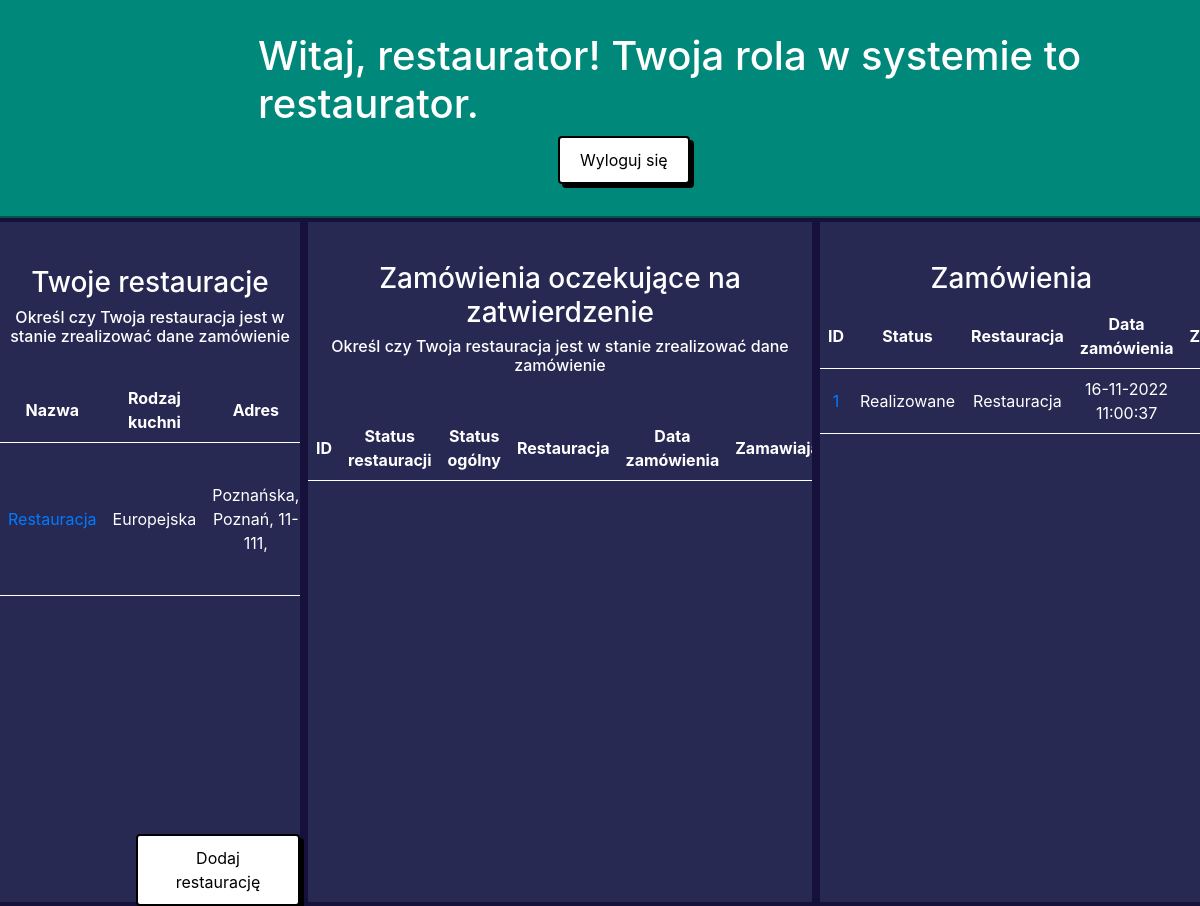
Page /dashboard/ (signed in) on the committed database.
### app/models.py (models this page shows, shortened)
class CustomUser(AbstractUser):
    USER_ROLE = [
        ('customer', 'klient', ),
        ('restaurant', 'restaurator'),
        ('supplier', 'dostawca'),
    ]
    user_role = models.CharField(max_length=30, choices=USER_ROLE)

class Restaurant(models.Model):
    name = models.CharField(max_length=50)
    category = models.CharField(max_length=30, choices=CUISINE_CATEGORY)
    address_city = models.CharField(max_length=30)
    address_street = models.CharField(max_length=30)
    address_postalcode = models.CharField(max_length=6)
    description = models.CharField(max_length=200)
    owner = models.ForeignKey(settings.AUTH_USER_MODEL, on_delete=models.DO_NOTHING)
    slug = models.SlugField(max_length=255, unique=True, null=True)

class Order(models.Model):
    order_status = models.CharField(max_length=50, choices=ORDER_STATUS, default='awaiting')
    restaurant_acceptance = models.CharField(max_length=30, choices=ACCEPTANCE_DECISION, default='awaiting')
    supplier_acceptance = models.CharField(max_length=30, choices=ACCEPTANCE_DECISION, default='awaiting')
    ordered_user = models.ForeignKey('CustomUser', null=True, related_name="ordered_user", on_delete=models.DO_NOTHING)
    delivery_address = models.CharField(max_length=60, null=True)
    restaurant = models.ForeignKey('Restaurant', null=True, on_delete=models.DO_NOTHING)
    supplier = models.ForeignKey('CustomUser', null=True, related_name='supplier', on_delete=models.DO_NOTHING)
    created_on = models.DateTimeField(auto_now_add=True)
    price = models.DecimalField(max_digits=7, decimal_places=2)
    items = models.ManyToManyField('Dish', related_name='order', blank=True)
    review = models.ForeignKey('Review', null=True, on_delete=models.DO_NOTHING)

### app/views.py (the view, shortened to what this page needs)
# urls.py: path('dashboard/', views.dashboard, name='dashboard'),
@login_required
def dashboard(request):
    args = {}
    args['user_role'] = request.user.user_role
    args['user_name'] = request.user.first_name
    args['user_surname'] = request.user.last_name
    role = args['user_role']
    if role == 'restaurant':
        args['restaurants'] = Restaurant.objects.filter(owner=request.user.id)
        user_orders = []
        all_orders = Order.objects.all()
        for order in all_orders:
            for restaurant in args['restaurants']:
                if order.restaurant == restaurant:
                    user_orders.append(order)
        args['orders'] = user_orders
        return render(request, 'dashboard_restaurant.html', args)
    elif role == 'customer':
        args['orders'] = Order.objects.filter(ordered_user=request.user.id)
        return render(request, 'dashboard_customer.html', args)

### app/templates/dashboard_restaurant.html (shortened to what this page needs)
{% extends 'dashboard.html' %}
  {% block content %}
      <div id="dashboard-restaurants-container">
        <div id="dashboard-restaurants">
            <h3>Twoje restauracje</h3>
            <h6>Określ czy Twoja restauracja jest w stanie zrealizować dane zamówienie</h6>
            <table class="table-restaurants">
                <tr>
                    <th>Nazwa</th>
                    <th style="width:200px;">Rodzaj kuchni</th>
                    <th>Adres</th>
                </tr>
                {% for restaurant in restaurants %}
                <tr>
                    <td><a href="./restaurant/{{ restaurant.slug }}">{{ restaurant.name }}</a></td>
                    <td>{{ restaurant.get_category_display }}</td>
                    <td>{{ restaurant.address_street }}, {{ restaurant.address_city }}, {{ restaurant.address_postalcode}},</td>
                </tr>
                {% endfor %}
            </table>
        </div>
        <a class="reg-log-button" href="./add-restaurant/"><button>Dodaj restaurację</button></a>
      </div>
      <div id="dashboard-awaiting-orders-container">
        <div id="dashboard-awaiting-orders">
            <h3>Zamówienia oczekujące na zatwierdzenie</h3>
            <h6>Określ czy Twoja restauracja jest w stanie zrealizować dane zamówienie</h6>
            <table class="table-awaiting-orders">
                <tr>
                    <th>ID</th>
                    <th>Status restauracji</th>
                    <th>Status ogólny</th>
                    <th>Restauracja</th>
                    <th>Data zamówienia</th>
                    <th>Zamawiający</th>
                </tr>
            </table>
        </div>
      </div>
     <div id="dashboard-orders-container">
        <div id="dashboard-orders">
            <h3>Zamówienia</h3>
            <table class="table-dashboard-orders">
                <tr>
                    <th>ID</th>
                    <th>Status</th>
                    <th>Restauracja</th>
                    <th>Data zamówienia</th>
                    <th>Zamawiający</th>
                </tr>
                {% for order in orders %}
                <tr>
                    <td><a href="./order/{{ order.id }}">{{ order.id }}</a></td>
                    <td>{{ order.get_order_status_display}}</td>
                    <td>{{ order.restaurant.name}}</td>
                    <td>{{ order.created_on|date:'d-m-Y H:i:s' }}</td>
                    <td>{{ order.ordered_user.first_name }} {{ order.ordered_user.last_name }}</td>
                </tr>
                {% endfor %}
            </table>
        </div>
     </div>
    {% endblock %}

### app/templates/dashboard.html (shortened to what this page needs)
{% load static %}
<!doctype html>
<html lang="en">
<head>
  <link rel="stylesheet" href="{% static 'css/style.css' %}">
  <link rel="stylesheet" href="https://stackpath.bootstrapcdn.com/bootstrap/4.3.1/css/bootstrap.min.css">
</head>
<body style="background-color: #272953">
    <div id="dashboard-header">
        <h1>Witaj, {{ user_name }}! Twoja rola w systemie to {{ user.get_user_role_display }}.</h1>
        <a class="reg-log-button" href="http://127.0.0.1:8000/logout/"><button>Wyloguj się</button></a>
    </div>
    <div id="main-container">
      {% block content %}
      {% endblock %}
    </div>
</body>
</html>

### app/static/css/style.css (style rules this page uses)
body { margin: 0; padding: 0; color: white; background-color: #272953; }
#main-container { width: 100vw; height: 86.05vh; color: white; background-color: #272953; }
.reg-log-button > button { border: 2px solid black; background-color: #FFFFFF; box-shadow: 4px 4px black; padding-left: 20px; padding-right: 20px; padding-top: 10px; padding-bottom: 10px; border-radius: 4px; }
#dashboard-header { padding-left: 21.5vw; padding-top: 4vh; padding-bottom: 4vh; background-color: #00887A; border-bottom: 2px solid #005546; color: white; }
#dashboard-header > h1 { float: left; }
#dashboard-header > .reg-log-button { margin-left: 300px; }
#dashboard-restaurants-container { float: left; background-color: #272953; padding-bottom: 20px; border-top: 4px solid #16113A; border-bottom: 4px solid #16113A; border-right: 4px solid #16113A; }
#dashboard-restaurants { overflow-x:auto; padding-top: 44px; padding-bottom: 20px; background-color: #272953; width:25vw; height: 74vh; color: white; text-align: center; }
#dashboard-restaurants-container > a > button { margin-top: 20px; margin-left: 17vh; }
td, th { border-bottom: 2px solid white; padding: 0.5rem; }
.table-restaurants { table-layout: auto; margin-top: 32px; width: 100%; margin-left: auto; margin-right: auto; text-align: center; }
#dashboard-awaiting-orders-container { float: left; background-color: #272953; padding-bottom: 20px; border: 4px solid #16113A; }
#dashboard-awaiting-orders { overflow-x:auto; padding-top: 40px; padding-bottom: 40px; background-color: #272953; width:42vw; height: 85vh; color: white; text-align: center; }
td, th { border-bottom: 2px solid #16113A; padding: 0.5rem; }
.table-awaiting-orders { table-layout: auto; margin-top: 40px; width: 100%; margin-left: auto; margin-right: auto; text-align: center; }
#dashboard-orders-container { float: left; background-color: #272953; padding-bottom: 20px; border: 4px solid #16113A; }
#dashboard-orders { overflow-x:auto; padding-top: 40px; padding-bottom: 40px; background-color: #272953; width:31.9vw; height: 85vh; color: white; text-align: center; }
td, th { border-bottom: 1px solid white; padding: 0.5rem; }
.table-restaurants > tbody > tr > td { padding-top: 40px; padding-bottom: 40px; }
#main-container { display: flex; }
a > button { cursor: pointer; }

### rows in the picture
CustomUser: first_name "restaurator", user_role "restaurator"
Restaurant: name "Restauracja", category "Europejska", address_street "Poznańska", address_city "Poznań", address_postalcode "11-111"
Order: id "1", order_status "Realizowane", restaurant.name "Restauracja", created_on "16-11-2022 11:00:37"
